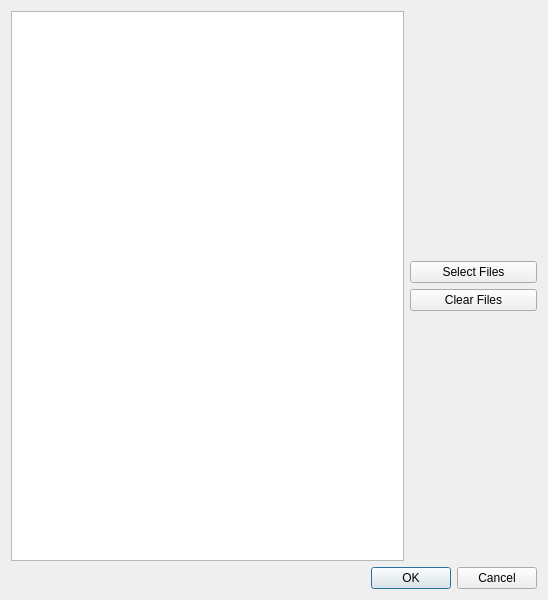
<?xml version="1.0" encoding="UTF-8"?>
<ui version="4.0">
 <class>gxCurveLoadDialog</class>
 <widget class="QDialog" name="gxCurveLoadDialog">
  <property name="geometry">
   <rect>
    <x>0</x>
    <y>0</y>
    <width>548</width>
    <height>600</height>
   </rect>
  </property>
  <property name="windowTitle">
   <string>Dialog</string>
  </property>
  <layout class="QGridLayout" name="gridLayout">
   <item row="4" column="0" colspan="4">
    <widget class="QDialogButtonBox" name="buttonBox">
     <property name="orientation">
      <enum>Qt::Horizontal</enum>
     </property>
     <property name="standardButtons">
      <set>QDialogButtonBox::Cancel|QDialogButtonBox::Ok</set>
     </property>
    </widget>
   </item>
   <item row="0" column="0" colspan="3">
    <widget class="QTableView" name="tableView"/>
   </item>
   <item row="0" column="3">
    <layout class="QVBoxLayout" name="verticalLayout">
     <item>
      <spacer name="verticalSpacer">
       <property name="orientation">
        <enum>Qt::Vertical</enum>
       </property>
       <property name="sizeHint" stdset="0">
        <size>
         <width>20</width>
         <height>40</height>
        </size>
       </property>
      </spacer>
     </item>
     <item>
      <widget class="QPushButton" name="btnSelectFiles">
       <property name="text">
        <string>Select Files</string>
       </property>
      </widget>
     </item>
     <item>
      <widget class="QPushButton" name="btnClearFiles">
       <property name="text">
        <string>Clear Files</string>
       </property>
      </widget>
     </item>
     <item>
      <spacer name="verticalSpacer_2">
       <property name="orientation">
        <enum>Qt::Vertical</enum>
       </property>
       <property name="sizeHint" stdset="0">
        <size>
         <width>20</width>
         <height>40</height>
        </size>
       </property>
      </spacer>
     </item>
    </layout>
   </item>
  </layout>
 </widget>
 <resources/>
 <connections>
  <connection>
   <sender>buttonBox</sender>
   <signal>accepted()</signal>
   <receiver>gxCurveLoadDialog</receiver>
   <slot>accept()</slot>
   <hints>
    <hint type="sourcelabel">
     <x>257</x>
     <y>590</y>
    </hint>
    <hint type="destinationlabel">
     <x>157</x>
     <y>274</y>
    </hint>
   </hints>
  </connection>
  <connection>
   <sender>buttonBox</sender>
   <signal>rejected()</signal>
   <receiver>gxCurveLoadDialog</receiver>
   <slot>reject()</slot>
   <hints>
    <hint type="sourcelabel">
     <x>325</x>
     <y>590</y>
    </hint>
    <hint type="destinationlabel">
     <x>286</x>
     <y>274</y>
    </hint>
   </hints>
  </connection>
  <connection>
   <sender>btnSelectFiles</sender>
   <signal>clicked()</signal>
   <receiver>gxCurveLoadDialog</receiver>
   <slot>selectFiles()</slot>
   <hints>
    <hint type="sourcelabel">
     <x>444</x>
     <y>266</y>
    </hint>
    <hint type="destinationlabel">
     <x>424</x>
     <y>145</y>
    </hint>
   </hints>
  </connection>
  <connection>
   <sender>btnClearFiles</sender>
   <signal>clicked()</signal>
   <receiver>gxCurveLoadDialog</receiver>
   <slot>clearFiles()</slot>
   <hints>
    <hint type="sourcelabel">
     <x>501</x>
     <y>312</y>
    </hint>
    <hint type="destinationlabel">
     <x>447</x>
     <y>427</y>
    </hint>
   </hints>
  </connection>
 </connections>
 <slots>
  <slot>selectFiles()</slot>
  <slot>clearFiles()</slot>
 </slots>
</ui>
